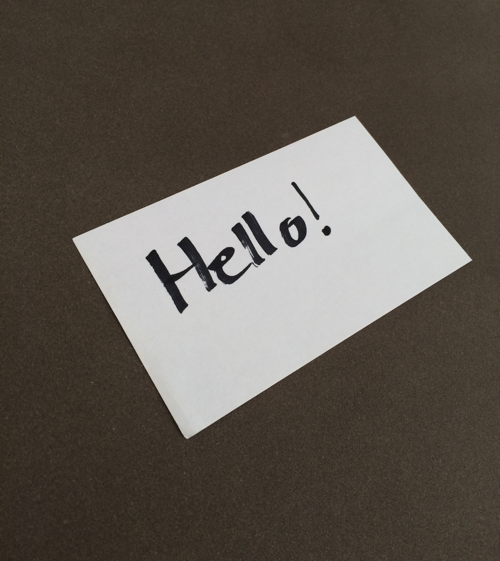
#> input picture a_demos/images/notecard.png, 500 x 561 px
$ python imutils_perspective.py
#> lines starting #> are read from the running program, lines starting #| are printed output that depends on the picture; after the words box and inside, x2 and y2 are one past the last pixel; in counts of white or black regions, pixels touching at a corner belong together
# -*- coding: utf-8 -*-
"""
 Created on 2021/4/7 21:27
 Author: ff_wang
 E-mail: 1105936347@qq.com
 Zhihu : https://www.zhihu.com/people/1105936347
 Github: https://github.com/AFei19911012
-------------------------------------------------
"""
# Source: https://github.com/jrosebr1/imutils

from imutils import perspective
from skimage.filters import threshold_local
import cv2 as cv
import imutils
import matplotlib.pyplot as plt

# 读取图像
image = cv.imread(r'images/notecard.png')
#> image is the input picture: shape (561, 500, 3); mean B, G, R 80.9, 88.6, 95.4
# 比例
orig = image.copy()
plt.figure('perspective transform')
plt.subplot(1, 3, 1)
plt.imshow(imutils.opencv2matplotlib(orig))
plt.axis('off')
plt.title('original')
# 灰度转化
gray_image = cv.cvtColor(image, cv.COLOR_BGR2GRAY)
# 滤波
gray_image = cv.GaussianBlur(gray_image, (5, 5), 0)
# gray_image = cv.bilateralFilter(gray_image, 11, 17, 17)
# 二值化
# ret, gray_image = cv.threshold(gray_image, 100, 255, 0)
# 边缘检测
canny_image = cv.Canny(gray_image, 70, 200)
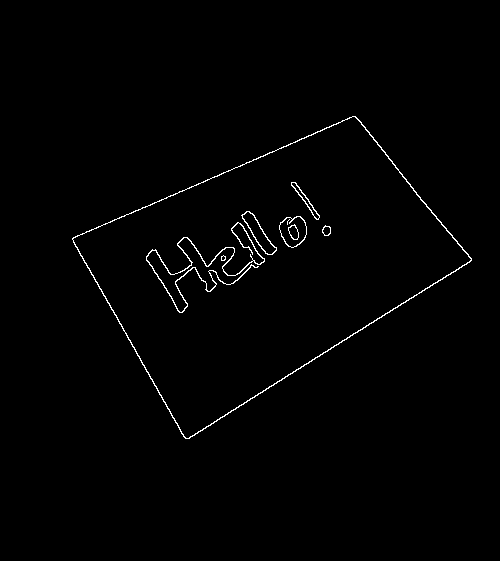
#> canny_image: shape (561, 500); 0.96% white in thin lines or dots, all inside (x1, y1, x2, y2) = (72, 116, 472, 439)
plt.subplot(1, 3, 2)
plt.imshow(imutils.opencv2matplotlib(canny_image))
plt.axis('off')
plt.title('Canny')
cv.imwrite('images/Canny.jpg', canny_image)
# 查找轮廓
contours = cv.findContours(canny_image.copy(), cv.RETR_LIST, cv.CHAIN_APPROX_SIMPLE)
#> contours = 16 contours, 3 with area under 20; largest, box (x1, y1, x2, y2) and area: (72, 116, 472, 439) 66740, (72, 116, 472, 439) 66248, (279, 216, 307, 248) 634, (279, 216, 307, 248) 601, (241, 211, 277, 255) 517
# 保留最大轮廓
contours = imutils.grab_contours(contours)
contours = sorted(contours, key=cv.contourArea, reverse=True)[:2]
#> contours = 2 contours; box (x1, y1, x2, y2) and area: (72, 116, 472, 439) 66740, (72, 116, 472, 439) 66248
screenCnt = None
for c in contours:
    peri = cv.arcLength(c, True)
    approx = cv.approxPolyDP(c, 0.018*peri, True)
    if len(approx) == 4:
        screenCnt = approx
        break
#> this loop made 1 pass
#> (peri, screenCnt) on pass 1: (1132.1, [[355, 116], [72, 238], [185, 438], [471, 260]])

if screenCnt is None:
    print("No contour detected")
else:
    # 视角
    warped = perspective.four_point_transform(orig, screenCnt.reshape(4, 2))
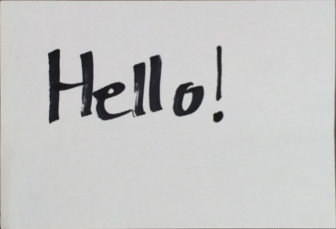
#> warped: shape (229, 336, 3); mean B, G, R 198.4, 198.7, 198.8
    # 灰度转换
    warped = cv.cvtColor(warped, cv.COLOR_BGR2GRAY)
#> warped: shape (229, 336)
    # 阈值分割
    T = threshold_local(warped, 11, offset=10, method='gaussian')
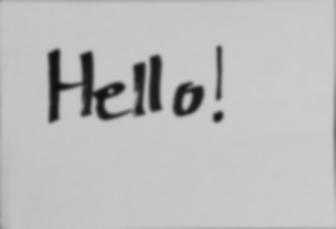
#> T: shape (229, 336) float64; min 14.17, max 205, mean 188.7
    warped = (warped > T).astype('uint8') * 255
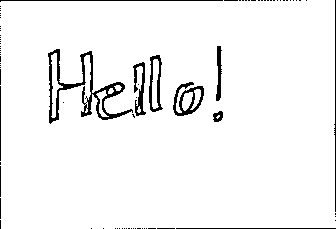
#> warped: shape (229, 336); 95.4% white; 84 black regions (72 under 20 px), largest, box (x1, y1, x2, y2) and area: (48, 49, 133, 124) 1278, (173, 82, 204, 116) 419, (149, 55, 163, 112) 326
    plt.subplot(1, 3, 3)
    plt.imshow(imutils.opencv2matplotlib(warped))
    plt.axis('off')
    plt.title('Warped')
    plt.show()
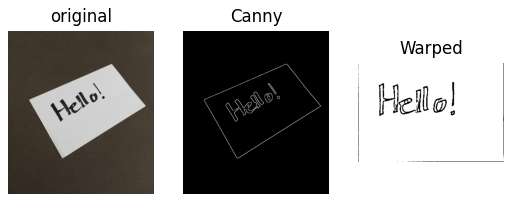
#> figure drawn by matplotlib, 3 panels
    cv.imwrite('images/Warped.jpg', warped)
